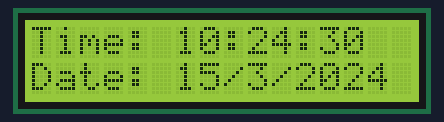
Recording of a program running on a simulated Raspberry Pi Pico running MicroPython. On the bench: 16×2 character LCD. The clock reads 2024-03-15 10:24:30 at power-on unless the program sets it; library files of the repository ran but are not shown: ds1307.py, pico_i2c_lcd.py; what the program prints to the serial console is not drawn.

Above: at 0.2 s.
At 5.1 s:
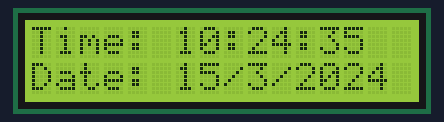
At 9.1 s:
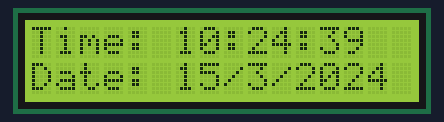
At 19.1 s:
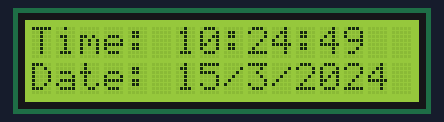
At 29.1 s:
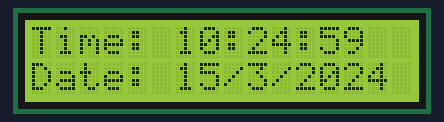
At 38.1 s:
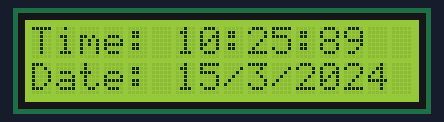

Measured:
- what the display in image 0 shows lasts 0.9 s, from 0.1 s to 1.0 s
- what the display in image 1 shows lasts 1.0 s, from 5.0 s to 6.0 s
- what the display in image 2 shows lasts 1.1 s, from 9.0 s to 10.1 s

The program:

main.py
```python
############################################
# Author: Dharmendra Kumar Yadav
# DS1307 Real Time Clock Interface With PI Pico
############################################

from machine import I2C, Pin
from ds1307 import DS1307
from pico_i2c_lcd import I2cLcd
import utime

i2c_lcd = I2C(id=1,scl=Pin(3),sda=Pin(2),freq=100000)
lcd = I2cLcd(i2c_lcd, 0x27, 2, 16)

i2c_rtc = I2C(0,scl = Pin(1),sda = Pin(0),freq = 100000)

result = I2C.scan(i2c_rtc)
print(result)

rtc = DS1307(i2c_rtc)
print(rtc.datetime())

#Uncomment only to set the time for first time in RTC then comment it back again.
'''
year = int(input("Year : "))
month = int(input("month (Jan --> 1 , Dec --> 12): "))
date = int(input("date : "))
day = int(input("day (1 --> monday , 2 --> Tuesday ... 0 --> Sunday): "))
hour = int(input("hour (24 Hour format): "))
minute = int(input("minute : "))
second = int(input("second : "))

now = (year,month,date,day,hour,minute,second,0)
rtc.datetime(now)
print(rtc.datetime())
'''

while True:
    (year,month,date,day,hour,minute,second,p1)=rtc.datetime()

    lcd.move_to(0,0)
    lcd.putstr("Time:")
    lcd.move_to(6,0)
    lcd.putstr(str(hour) + ":" + str(minute) + ":" + str(second))
    lcd.move_to(0,1)
    lcd.putstr("Date:")
    lcd.move_to(6,1)
    lcd.putstr(str(date) + "/" + str(month) + "/" + str(year))
```
